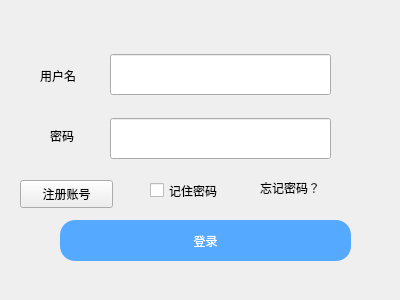
<?xml version="1.0" encoding="UTF-8"?>
<ui version="4.0">
 <class>Form</class>
 <widget class="QWidget" name="Form">
  <property name="geometry">
   <rect>
    <x>0</x>
    <y>0</y>
    <width>400</width>
    <height>300</height>
   </rect>
  </property>
  <property name="sizePolicy">
   <sizepolicy hsizetype="Fixed" vsizetype="Preferred">
    <horstretch>0</horstretch>
    <verstretch>0</verstretch>
   </sizepolicy>
  </property>
  <property name="minimumSize">
   <size>
    <width>400</width>
    <height>300</height>
   </size>
  </property>
  <property name="maximumSize">
   <size>
    <width>400</width>
    <height>300</height>
   </size>
  </property>
  <property name="windowTitle">
   <string>Form</string>
  </property>
  <widget class="QLabel" name="user">
   <property name="geometry">
    <rect>
     <x>40</x>
     <y>60</y>
     <width>61</width>
     <height>31</height>
    </rect>
   </property>
   <property name="styleSheet">
    <string notr="true">font: 12pt &quot;Agency FB&quot;;</string>
   </property>
   <property name="text">
    <string>用户名</string>
   </property>
  </widget>
  <widget class="QLabel" name="pwd">
   <property name="geometry">
    <rect>
     <x>50</x>
     <y>120</y>
     <width>51</width>
     <height>31</height>
    </rect>
   </property>
   <property name="styleSheet">
    <string notr="true">font: 12pt &quot;Agency FB&quot;;</string>
   </property>
   <property name="text">
    <string>密码</string>
   </property>
  </widget>
  <widget class="QLineEdit" name="lineEdit">
   <property name="geometry">
    <rect>
     <x>110</x>
     <y>54</y>
     <width>221</width>
     <height>41</height>
    </rect>
   </property>
  </widget>
  <widget class="QLineEdit" name="lineEdit_2">
   <property name="geometry">
    <rect>
     <x>110</x>
     <y>118</y>
     <width>221</width>
     <height>41</height>
    </rect>
   </property>
   <property name="echoMode">
    <enum>QLineEdit::Password</enum>
   </property>
  </widget>
  <widget class="QCheckBox" name="checkBox">
   <property name="geometry">
    <rect>
     <x>150</x>
     <y>180</y>
     <width>91</width>
     <height>21</height>
    </rect>
   </property>
   <property name="text">
    <string>记住密码</string>
   </property>
  </widget>
  <widget class="QLabel" name="label">
   <property name="geometry">
    <rect>
     <x>260</x>
     <y>180</y>
     <width>72</width>
     <height>15</height>
    </rect>
   </property>
   <property name="text">
    <string>忘记密码？</string>
   </property>
  </widget>
  <widget class="QPushButton" name="pushButton">
   <property name="geometry">
    <rect>
     <x>60</x>
     <y>220</y>
     <width>291</width>
     <height>41</height>
    </rect>
   </property>
   <property name="sizePolicy">
    <sizepolicy hsizetype="Fixed" vsizetype="Fixed">
     <horstretch>0</horstretch>
     <verstretch>0</verstretch>
    </sizepolicy>
   </property>
   <property name="styleSheet">
    <string notr="true">QPushButton{
	font: 12pt &quot;Agency FB&quot;;
border-radius:15px;
color: rgb(255, 255, 255);
background-color: rgb(85, 170, 255);
}</string>
   </property>
   <property name="text">
    <string>登录</string>
   </property>
  </widget>
  <widget class="QPushButton" name="pushButton_2">
   <property name="geometry">
    <rect>
     <x>20</x>
     <y>180</y>
     <width>93</width>
     <height>28</height>
    </rect>
   </property>
   <property name="sizePolicy">
    <sizepolicy hsizetype="Fixed" vsizetype="Fixed">
     <horstretch>0</horstretch>
     <verstretch>0</verstretch>
    </sizepolicy>
   </property>
   <property name="text">
    <string>注册账号</string>
   </property>
  </widget>
 </widget>
 <resources>
  <include location="../source.qrc"/>
 </resources>
 <connections/>
</ui>
